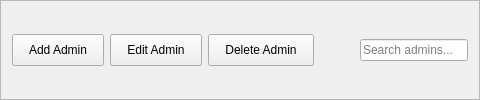
             <widget class="QFrame" name="adminActionsFrame">
              <property name="frameShape">
               <enum>QFrame::Shape::StyledPanel</enum>
              </property>
              <property name="frameShadow">
               <enum>QFrame::Shadow::Raised</enum>
              </property>
              <layout class="QHBoxLayout" name="horizontalLayout_8">
               <item>
                <widget class="QPushButton" name="addAdminBtn">
                 <property name="styleSheet">
                  <string notr="true">padding: 8px 16px;</string>
                 </property>
                 <property name="text">
                  <string>Add Admin</string>
                 </property>
                </widget>
               </item>
               <item>
                <widget class="QPushButton" name="editAdminBtn">
                 <property name="styleSheet">
                  <string notr="true">padding: 8px 16px;</string>
                 </property>
                 <property name="text">
                  <string>Edit Admin</string>
                 </property>
                </widget>
               </item>
               <item>
                <widget class="QPushButton" name="deleteAdminBtn">
                 <property name="styleSheet">
                  <string notr="true">padding: 8px 16px;</string>
                 </property>
                 <property name="text">
                  <string>Delete Admin</string>
                 </property>
                </widget>
               </item>
               <item>
                <spacer name="horizontalSpacer_6">
                 <property name="orientation">
                  <enum>Qt::Orientation::Horizontal</enum>
                 </property>
                 <property name="sizeHint" stdset="0">
                  <size>
                   <width>40</width>
                   <height>20</height>
                  </size>
                 </property>
                </spacer>
               </item>
               <item>
                <widget class="QLineEdit" name="adminSearchBox">
                 <property name="placeholderText">
                  <string>Search admins...</string>
                 </property>
                </widget>
               </item>
              </layout>
             </widget>
